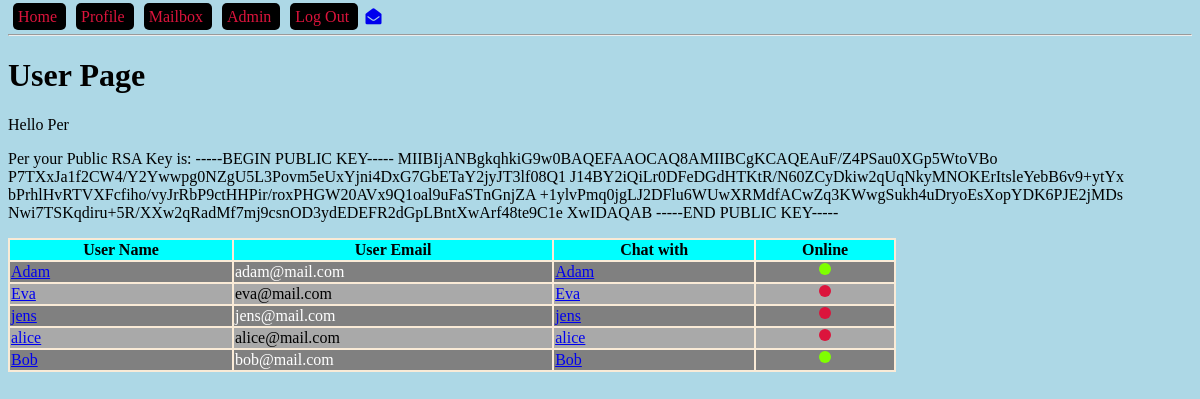
Screenshot of /profile (signed in) with the database file from the repository.
### models.py (models this page shows, shortened)
class User(db.Model):
    id = db.Column(db.Integer, primary_key=True, autoincrement=True)
    name = db.Column(db.String(150))
    email = db.Column(db.String(150), unique=True)
    password = db.Column(db.String(100))
    public_rsa = db.Column(db.Text)
    admin = db.Column(db.BOOLEAN, default=False)
    online = db.Column(db.BOOLEAN, default=False)
    sent_messages = db.relationship('Message', backref='sender', lazy=True)
    recv_messages = db.relationship('Message', secondary=message_recv, lazy='subquery',
                                    backref=db.backref('receivers', lazy=True))

### blueprints/user/__init__.py (the view)
@bp_user.get('/profile')
@login_required
def user_get():
    users = get_all_but_current_user()
    return render_template("user.html", users=users)

### app.py (called while the page is built)
def create_app():
    app = Flask(__name__)
    app.config['SECRET_KEY'] = '123secret'
    app.config['SQLALCHEMY_TRACK_MODIFICATIONS'] = False
    app.config['SQLALCHEMY_DATABASE_URI'] = 'sqlite:///db.sqlite'
    db.init_app(app)
    login_manager = LoginManager()
    login_manager.init_app(app)
    @login_manager.user_loader
    def load_user(user_id):
        from models import User
        user = User.query.filter_by(id=user_id).first()
        return user
    from blueprints.open import bp_open
    app.register_blueprint(bp_open)
    from blueprints.user import bp_user
    app.register_blueprint(bp_user)
    from blueprints.api import bp_api
    app.register_blueprint(bp_api, url_prefix='/api/v1.0')
    from blueprints.admin import bp_admin
    app.register_blueprint(bp_admin)
    from blueprints.ajax import bp_ajax
    app.register_blueprint(bp_ajax)
    return app

### controllers/user_controller.py (called while the page is built)
def get_all_but_current_user():
    from models import User
    user = current_user
    return User.query.filter(User.id != user.id).all()

### templates/user.html (shortened to what this page needs)
{% extends "base-template.html" %}
{% block content %}
    <h1 id="main-heading">User Page</h1>
    <p>Hello {{ current_user.name }}</p>
    <p>{{ current_user.name }} your Public RSA Key is: {{ current_user.public_rsa }}</p>
    <table>
        <tr>
            <th>User Name</th>
            <th>User Email</th>
            <th>Chat with</th>
            <th>Online</th>
        </tr>
        {% for user in users %}
            <tr>
                <td><a href="{{ url_for('bp_user.message_get', user_id=user.id) }}">{{ user.name }}</a></td>
                <td>{{ user.email }}</td>
                <td><a href="{{ url_for('bp_user.chat_get', user_id=user.id) }}">{{ user.name }}</a></td>
                <td class="center-content">
                    {% if user.online %}
                        <div class="circle online"></div>
                    {% else %}
                        <div class="circle offline"></div>
                    {% endif %}
                </td>
            </tr>
        {% endfor %}
    </table>
{% endblock %}

### static/css/main.css (style rules this page uses)
body { background-color: lightblue; }
table { width: 75%; background-color: antiquewhite; }
th { background: aqua; }
tr:nth-child(odd) { background: darkgrey; }
tr:nth-child(even) { background: grey; color: white; }
.center-content { display:flex; align-items: center; align-content: center; }
.circle { margin: 0 auto; width: 12px; height: 12px; border-radius: 50%; }
.online { background: chartreuse; }
.offline { background: crimson; }

### rows the page displays
User: name "Per", public_rsa "-----BEGIN PUBLIC KEY----- MIIBIjANBgkqhkiG9w0BAQEFAAOCAQ8AMIIBCgKCAQEAuF/Z4PSau0XGp5WtoVBo P7TXxJa1f2CW4/Y2Ywwpg0NZgU5L3Povm5eUxYjni4DxG7GbETaY2jyJT3lf08Q1 J14BY2iQiLr0DFeDGdHTKtR/N60ZCyDkiw2qUqNkyMNOKErItsleYebB6v9+ytYx bPrhlHvRTVXFcfiho/vyJrRbP9ctHHPir/roxPHGW20AVx9Q1oal9uFaSTnGnjZA +1ylvPmq0jgLJ2DFlu6WUwXRMdfACwZq3KWwgSukh4uDryoEsXopYDK6PJE2jMDs Nwi7TSKqdiru+5R/XXw2qRadMf7mj9csnOD3ydEDEFR2dGpLBntXwArf48te9C1e XwIDAQAB -----END PUBLIC KEY-----"
User: name "Adam", email "adam@mail.com", online True (drawn)
User: name "Eva", email "eva@mail.com", online False (drawn)
User: name "jens", email "jens@mail.com", online False (drawn)
User: name "alice", email "alice@mail.com", online False (drawn)
User: name "Bob", email "bob@mail.com", online True (drawn)
